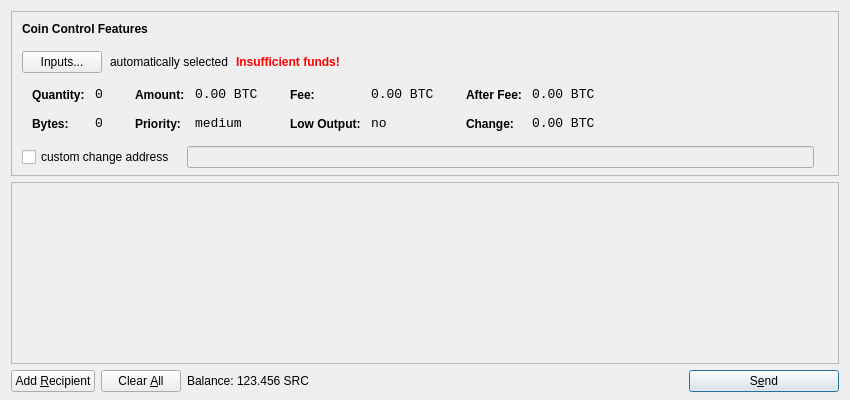
<?xml version="1.0" encoding="UTF-8"?>
<ui version="4.0">
 <class>SendCoinsDialog</class>
 <widget class="QDialog" name="SendCoinsDialog">
  <property name="geometry">
   <rect>
    <x>0</x>
    <y>0</y>
    <width>850</width>
    <height>400</height>
   </rect>
  </property>
  <property name="windowTitle">
   <string>Send Coins</string>
  </property>
  <layout class="QVBoxLayout" name="verticalLayout" stretch="0,1,0">
   <property name="bottomMargin">
    <number>8</number>
   </property>
   <item>
    <widget class="QFrame" name="frameCoinControl">
     <property name="sizePolicy">
      <sizepolicy hsizetype="Expanding" vsizetype="Expanding">
       <horstretch>0</horstretch>
       <verstretch>0</verstretch>
      </sizepolicy>
     </property>
     <property name="maximumSize">
      <size>
       <width>16777215</width>
       <height>16777215</height>
      </size>
     </property>
     <property name="frameShape">
      <enum>QFrame::StyledPanel</enum>
     </property>
     <property name="frameShadow">
      <enum>QFrame::Sunken</enum>
     </property>
     <layout class="QVBoxLayout" name="verticalLayoutCoinControl2">
      <property name="spacing">
       <number>-1</number>
      </property>
      <property name="leftMargin">
       <number>0</number>
      </property>
      <property name="topMargin">
       <number>0</number>
      </property>
      <property name="rightMargin">
       <number>0</number>
      </property>
      <property name="bottomMargin">
       <number>6</number>
      </property>
      <item>
       <layout class="QVBoxLayout" name="verticalLayoutCoinControl" stretch="0,0,0,0,1">
        <property name="spacing">
         <number>0</number>
        </property>
        <property name="leftMargin">
         <number>10</number>
        </property>
        <property name="topMargin">
         <number>10</number>
        </property>
        <item>
         <layout class="QHBoxLayout" name="horizontalLayoutCoinControl1">
          <property name="bottomMargin">
           <number>15</number>
          </property>
          <item>
           <widget class="QLabel" name="labelCoinControlFeatures">
            <property name="sizePolicy">
             <sizepolicy hsizetype="Preferred" vsizetype="Maximum">
              <horstretch>0</horstretch>
              <verstretch>0</verstretch>
             </sizepolicy>
            </property>
            <property name="font">
             <font>
              <weight>75</weight>
              <bold>true</bold>
             </font>
            </property>
            <property name="styleSheet">
             <string notr="true">font-weight:bold;</string>
            </property>
            <property name="text">
             <string>Coin Control Features</string>
            </property>
           </widget>
          </item>
         </layout>
        </item>
        <item>
         <layout class="QHBoxLayout" name="horizontalLayoutCoinControl2" stretch="0,0,0,0">
          <property name="spacing">
           <number>8</number>
          </property>
          <property name="bottomMargin">
           <number>10</number>
          </property>
          <item>
           <widget class="QPushButton" name="pushButtonCoinControl">
            <property name="styleSheet">
             <string notr="true"/>
            </property>
            <property name="text">
             <string>Inputs...</string>
            </property>
           </widget>
          </item>
          <item>
           <widget class="QLabel" name="labelCoinControlAutomaticallySelected">
            <property name="text">
             <string>automatically selected</string>
            </property>
            <property name="margin">
             <number>5</number>
            </property>
           </widget>
          </item>
          <item>
           <widget class="QLabel" name="labelCoinControlInsuffFunds">
            <property name="font">
             <font>
              <weight>75</weight>
              <bold>true</bold>
             </font>
            </property>
            <property name="styleSheet">
             <string notr="true">color:red;font-weight:bold;</string>
            </property>
            <property name="text">
             <string>Insufficient funds!</string>
            </property>
            <property name="margin">
             <number>5</number>
            </property>
           </widget>
          </item>
          <item>
           <spacer name="horizontalSpacerCoinControl">
            <property name="orientation">
             <enum>Qt::Horizontal</enum>
            </property>
            <property name="sizeHint" stdset="0">
             <size>
              <width>40</width>
              <height>1</height>
             </size>
            </property>
           </spacer>
          </item>
         </layout>
        </item>
        <item>
         <widget class="QWidget" name="widgetCoinControl" native="true">
          <property name="sizePolicy">
           <sizepolicy hsizetype="Preferred" vsizetype="Preferred">
            <horstretch>0</horstretch>
            <verstretch>0</verstretch>
           </sizepolicy>
          </property>
          <property name="minimumSize">
           <size>
            <width>0</width>
            <height>0</height>
           </size>
          </property>
          <property name="styleSheet">
           <string notr="true"/>
          </property>
          <layout class="QHBoxLayout" name="horizontalLayoutCoinControl5">
           <property name="margin">
            <number>0</number>
           </property>
           <item>
            <layout class="QHBoxLayout" name="horizontalLayoutCoinControl3" stretch="0,0,0,1">
             <property name="spacing">
              <number>20</number>
             </property>
             <property name="topMargin">
              <number>0</number>
             </property>
             <property name="bottomMargin">
              <number>10</number>
             </property>
             <item>
              <layout class="QFormLayout" name="formLayoutCoinControl1">
               <property name="horizontalSpacing">
                <number>10</number>
               </property>
               <property name="verticalSpacing">
                <number>14</number>
               </property>
               <property name="leftMargin">
                <number>10</number>
               </property>
               <property name="topMargin">
                <number>4</number>
               </property>
               <property name="rightMargin">
                <number>6</number>
               </property>
               <item row="0" column="0">
                <widget class="QLabel" name="labelCoinControlQuantityText">
                 <property name="styleSheet">
                  <string notr="true">font-weight:bold;</string>
                 </property>
                 <property name="text">
                  <string>Quantity:</string>
                 </property>
                 <property name="margin">
                  <number>0</number>
                 </property>
                </widget>
               </item>
               <item row="0" column="1">
                <widget class="QLabel" name="labelCoinControlQuantity">
                 <property name="font">
                  <font>
                   <family>Monospace</family>
                   <pointsize>10</pointsize>
                  </font>
                 </property>
                 <property name="cursor">
                  <cursorShape>IBeamCursor</cursorShape>
                 </property>
                 <property name="contextMenuPolicy">
                  <enum>Qt::ActionsContextMenu</enum>
                 </property>
                 <property name="text">
                  <string notr="true">0</string>
                 </property>
                 <property name="margin">
                  <number>0</number>
                 </property>
                 <property name="textInteractionFlags">
                  <set>Qt::LinksAccessibleByMouse|Qt::TextSelectableByKeyboard|Qt::TextSelectableByMouse</set>
                 </property>
                </widget>
               </item>
               <item row="1" column="0">
                <widget class="QLabel" name="labelCoinControlBytesText">
                 <property name="styleSheet">
                  <string notr="true">font-weight:bold;</string>
                 </property>
                 <property name="text">
                  <string>Bytes:</string>
                 </property>
                </widget>
               </item>
               <item row="1" column="1">
                <widget class="QLabel" name="labelCoinControlBytes">
                 <property name="font">
                  <font>
                   <family>Monospace</family>
                   <pointsize>10</pointsize>
                  </font>
                 </property>
                 <property name="cursor">
                  <cursorShape>IBeamCursor</cursorShape>
                 </property>
                 <property name="contextMenuPolicy">
                  <enum>Qt::ActionsContextMenu</enum>
                 </property>
                 <property name="text">
                  <string notr="true">0</string>
                 </property>
                 <property name="textInteractionFlags">
                  <set>Qt::LinksAccessibleByMouse|Qt::TextSelectableByKeyboard|Qt::TextSelectableByMouse</set>
                 </property>
                </widget>
               </item>
              </layout>
             </item>
             <item>
              <layout class="QFormLayout" name="formLayoutCoinControl2">
               <property name="horizontalSpacing">
                <number>10</number>
               </property>
               <property name="verticalSpacing">
                <number>14</number>
               </property>
               <property name="leftMargin">
                <number>6</number>
               </property>
               <property name="topMargin">
                <number>4</number>
               </property>
               <property name="rightMargin">
                <number>6</number>
               </property>
               <item row="0" column="0">
                <widget class="QLabel" name="labelCoinControlAmountText">
                 <property name="styleSheet">
                  <string notr="true">font-weight:bold;</string>
                 </property>
                 <property name="text">
                  <string>Amount:</string>
                 </property>
                 <property name="margin">
                  <number>0</number>
                 </property>
                </widget>
               </item>
               <item row="0" column="1">
                <widget class="QLabel" name="labelCoinControlAmount">
                 <property name="font">
                  <font>
                   <family>Monospace</family>
                   <pointsize>10</pointsize>
                  </font>
                 </property>
                 <property name="cursor">
                  <cursorShape>IBeamCursor</cursorShape>
                 </property>
                 <property name="contextMenuPolicy">
                  <enum>Qt::ActionsContextMenu</enum>
                 </property>
                 <property name="text">
                  <string notr="true">0.00 BTC</string>
                 </property>
                 <property name="textInteractionFlags">
                  <set>Qt::LinksAccessibleByMouse|Qt::TextSelectableByKeyboard|Qt::TextSelectableByMouse</set>
                 </property>
                </widget>
               </item>
               <item row="1" column="0">
                <widget class="QLabel" name="labelCoinControlPriorityText">
                 <property name="styleSheet">
                  <string notr="true">font-weight:bold;</string>
                 </property>
                 <property name="text">
                  <string>Priority:</string>
                 </property>
                </widget>
               </item>
               <item row="1" column="1">
                <widget class="QLabel" name="labelCoinControlPriority">
                 <property name="font">
                  <font>
                   <family>Monospace</family>
                   <pointsize>10</pointsize>
                  </font>
                 </property>
                 <property name="cursor">
                  <cursorShape>IBeamCursor</cursorShape>
                 </property>
                 <property name="contextMenuPolicy">
                  <enum>Qt::ActionsContextMenu</enum>
                 </property>
                 <property name="text">
                  <string>medium</string>
                 </property>
                 <property name="textInteractionFlags">
                  <set>Qt::LinksAccessibleByMouse|Qt::TextSelectableByKeyboard|Qt::TextSelectableByMouse</set>
                 </property>
                </widget>
               </item>
              </layout>
             </item>
             <item>
              <layout class="QFormLayout" name="formLayoutCoinControl3">
               <property name="horizontalSpacing">
                <number>10</number>
               </property>
               <property name="verticalSpacing">
                <number>14</number>
               </property>
               <property name="leftMargin">
                <number>6</number>
               </property>
               <property name="topMargin">
                <number>4</number>
               </property>
               <property name="rightMargin">
                <number>6</number>
               </property>
               <item row="0" column="0">
                <widget class="QLabel" name="labelCoinControlFeeText">
                 <property name="styleSheet">
                  <string notr="true">font-weight:bold;</string>
                 </property>
                 <property name="text">
                  <string>Fee:</string>
                 </property>
                 <property name="margin">
                  <number>0</number>
                 </property>
                </widget>
               </item>
               <item row="0" column="1">
                <widget class="QLabel" name="labelCoinControlFee">
                 <property name="font">
                  <font>
                   <family>Monospace</family>
                   <pointsize>10</pointsize>
                  </font>
                 </property>
                 <property name="cursor">
                  <cursorShape>IBeamCursor</cursorShape>
                 </property>
                 <property name="contextMenuPolicy">
                  <enum>Qt::ActionsContextMenu</enum>
                 </property>
                 <property name="text">
                  <string notr="true">0.00 BTC</string>
                 </property>
                 <property name="textInteractionFlags">
                  <set>Qt::LinksAccessibleByMouse|Qt::TextSelectableByKeyboard|Qt::TextSelectableByMouse</set>
                 </property>
                </widget>
               </item>
               <item row="1" column="0">
                <widget class="QLabel" name="labelCoinControlLowOutputText">
                 <property name="styleSheet">
                  <string notr="true">font-weight:bold;</string>
                 </property>
                 <property name="text">
                  <string>Low Output:</string>
                 </property>
                </widget>
               </item>
               <item row="1" column="1">
                <widget class="QLabel" name="labelCoinControlLowOutput">
                 <property name="font">
                  <font>
                   <family>Monospace</family>
                   <pointsize>10</pointsize>
                  </font>
                 </property>
                 <property name="cursor">
                  <cursorShape>IBeamCursor</cursorShape>
                 </property>
                 <property name="contextMenuPolicy">
                  <enum>Qt::ActionsContextMenu</enum>
                 </property>
                 <property name="text">
                  <string>no</string>
                 </property>
                 <property name="textInteractionFlags">
                  <set>Qt::LinksAccessibleByMouse|Qt::TextSelectableByKeyboard|Qt::TextSelectableByMouse</set>
                 </property>
                </widget>
               </item>
              </layout>
             </item>
             <item>
              <layout class="QFormLayout" name="formLayoutCoinControl4">
               <property name="horizontalSpacing">
                <number>10</number>
               </property>
               <property name="verticalSpacing">
                <number>14</number>
               </property>
               <property name="leftMargin">
                <number>6</number>
               </property>
               <property name="topMargin">
                <number>4</number>
               </property>
               <property name="rightMargin">
                <number>6</number>
               </property>
               <item row="0" column="0">
                <widget class="QLabel" name="labelCoinControlAfterFeeText">
                 <property name="styleSheet">
                  <string notr="true">font-weight:bold;</string>
                 </property>
                 <property name="text">
                  <string>After Fee:</string>
                 </property>
                 <property name="margin">
                  <number>0</number>
                 </property>
                </widget>
               </item>
               <item row="0" column="1">
                <widget class="QLabel" name="labelCoinControlAfterFee">
                 <property name="font">
                  <font>
                   <family>Monospace</family>
                   <pointsize>10</pointsize>
                  </font>
                 </property>
                 <property name="cursor">
                  <cursorShape>IBeamCursor</cursorShape>
                 </property>
                 <property name="contextMenuPolicy">
                  <enum>Qt::ActionsContextMenu</enum>
                 </property>
                 <property name="text">
                  <string notr="true">0.00 BTC</string>
                 </property>
                 <property name="textInteractionFlags">
                  <set>Qt::LinksAccessibleByMouse|Qt::TextSelectableByKeyboard|Qt::TextSelectableByMouse</set>
                 </property>
                </widget>
               </item>
               <item row="1" column="0">
                <widget class="QLabel" name="labelCoinControlChangeText">
                 <property name="styleSheet">
                  <string notr="true">font-weight:bold;</string>
                 </property>
                 <property name="text">
                  <string>Change:</string>
                 </property>
                </widget>
               </item>
               <item row="1" column="1">
                <widget class="QLabel" name="labelCoinControlChange">
                 <property name="font">
                  <font>
                   <family>Monospace</family>
                   <pointsize>10</pointsize>
                  </font>
                 </property>
                 <property name="cursor">
                  <cursorShape>IBeamCursor</cursorShape>
                 </property>
                 <property name="contextMenuPolicy">
                  <enum>Qt::ActionsContextMenu</enum>
                 </property>
                 <property name="text">
                  <string notr="true">0.00 BTC</string>
                 </property>
                 <property name="textInteractionFlags">
                  <set>Qt::LinksAccessibleByMouse|Qt::TextSelectableByKeyboard|Qt::TextSelectableByMouse</set>
                 </property>
                </widget>
               </item>
              </layout>
             </item>
            </layout>
           </item>
          </layout>
         </widget>
        </item>
        <item>
         <layout class="QHBoxLayout" name="horizontalLayoutCoinControl4" stretch="0,0,0">
          <property name="spacing">
           <number>12</number>
          </property>
          <property name="sizeConstraint">
           <enum>QLayout::SetDefaultConstraint</enum>
          </property>
          <property name="topMargin">
           <number>5</number>
          </property>
          <property name="rightMargin">
           <number>5</number>
          </property>
          <item>
           <widget class="QCheckBox" name="checkBoxCoinControlChange">
            <property name="text">
             <string>custom change address</string>
            </property>
           </widget>
          </item>
          <item>
           <widget class="QLineEdit" name="lineEditCoinControlChange">
            <property name="enabled">
             <bool>false</bool>
            </property>
            <property name="sizePolicy">
             <sizepolicy hsizetype="Expanding" vsizetype="Fixed">
              <horstretch>0</horstretch>
              <verstretch>0</verstretch>
             </sizepolicy>
            </property>
           </widget>
          </item>
          <item>
           <widget class="QLabel" name="labelCoinControlChangeLabel">
            <property name="sizePolicy">
             <sizepolicy hsizetype="Preferred" vsizetype="Expanding">
              <horstretch>0</horstretch>
              <verstretch>0</verstretch>
             </sizepolicy>
            </property>
            <property name="minimumSize">
             <size>
              <width>0</width>
              <height>0</height>
             </size>
            </property>
            <property name="text">
             <string/>
            </property>
            <property name="margin">
             <number>3</number>
            </property>
           </widget>
          </item>
         </layout>
        </item>
        <item>
         <spacer name="verticalSpacerCoinControl">
          <property name="orientation">
           <enum>Qt::Vertical</enum>
          </property>
          <property name="sizeHint" stdset="0">
           <size>
            <width>800</width>
            <height>1</height>
           </size>
          </property>
         </spacer>
        </item>
       </layout>
      </item>
     </layout>
    </widget>
   </item>
   <item>
    <widget class="QScrollArea" name="scrollArea">
     <property name="widgetResizable">
      <bool>true</bool>
     </property>
     <widget class="QWidget" name="scrollAreaWidgetContents">
      <property name="geometry">
       <rect>
        <x>0</x>
        <y>0</y>
        <width>830</width>
        <height>165</height>
       </rect>
      </property>
      <layout class="QVBoxLayout" name="verticalLayout_2">
       <property name="margin">
        <number>0</number>
       </property>
       <item>
        <layout class="QVBoxLayout" name="entries">
         <property name="spacing">
          <number>6</number>
         </property>
        </layout>
       </item>
       <item>
        <spacer name="verticalSpacer">
         <property name="orientation">
          <enum>Qt::Vertical</enum>
         </property>
         <property name="sizeHint" stdset="0">
          <size>
           <width>20</width>
           <height>40</height>
          </size>
         </property>
        </spacer>
       </item>
      </layout>
     </widget>
    </widget>
   </item>
   <item>
    <layout class="QHBoxLayout" name="horizontalLayout">
     <item>
      <widget class="QPushButton" name="addButton">
       <property name="toolTip">
        <string>Send to multiple recipients at once</string>
       </property>
       <property name="text">
        <string>Add &amp;Recipient</string>
       </property>
       <property name="icon">
        <iconset resource="../bitcoin.qrc">
         <normaloff>:/icons/add</normaloff>:/icons/add</iconset>
       </property>
       <property name="autoDefault">
        <bool>false</bool>
       </property>
      </widget>
     </item>
     <item>
      <widget class="QPushButton" name="clearButton">
       <property name="sizePolicy">
        <sizepolicy hsizetype="Minimum" vsizetype="Fixed">
         <horstretch>0</horstretch>
         <verstretch>0</verstretch>
        </sizepolicy>
       </property>
       <property name="toolTip">
        <string>Remove all transaction fields</string>
       </property>
       <property name="text">
        <string>Clear &amp;All</string>
       </property>
       <property name="icon">
        <iconset resource="../bitcoin.qrc">
         <normaloff>:/icons/remove</normaloff>:/icons/remove</iconset>
       </property>
       <property name="autoRepeatDelay">
        <number>300</number>
       </property>
       <property name="autoDefault">
        <bool>false</bool>
       </property>
      </widget>
     </item>
     <item>
      <layout class="QHBoxLayout" name="horizontalLayout_2">
       <property name="spacing">
        <number>3</number>
       </property>
       <item>
        <widget class="QLabel" name="label">
         <property name="text">
          <string>Balance:</string>
         </property>
        </widget>
       </item>
       <item>
        <widget class="QLabel" name="labelBalance">
         <property name="cursor">
          <cursorShape>IBeamCursor</cursorShape>
         </property>
         <property name="text">
          <string>123.456 SRC</string>
         </property>
         <property name="textInteractionFlags">
          <set>Qt::LinksAccessibleByMouse|Qt::TextSelectableByKeyboard|Qt::TextSelectableByMouse</set>
         </property>
        </widget>
       </item>
      </layout>
     </item>
     <item>
      <spacer name="horizontalSpacer">
       <property name="orientation">
        <enum>Qt::Horizontal</enum>
       </property>
       <property name="sizeHint" stdset="0">
        <size>
         <width>40</width>
         <height>20</height>
        </size>
       </property>
      </spacer>
     </item>
     <item>
      <widget class="QPushButton" name="sendButton">
       <property name="minimumSize">
        <size>
         <width>150</width>
         <height>0</height>
        </size>
       </property>
       <property name="toolTip">
        <string>Confirm the send action</string>
       </property>
       <property name="text">
        <string>S&amp;end</string>
       </property>
       <property name="icon">
        <iconset resource="../bitcoin.qrc">
         <normaloff>:/icons/send</normaloff>:/icons/send</iconset>
       </property>
       <property name="default">
        <bool>true</bool>
       </property>
      </widget>
     </item>
    </layout>
   </item>
  </layout>
 </widget>
 <resources>
  <include location="../bitcoin.qrc"/>
 </resources>
 <connections/>
</ui>
